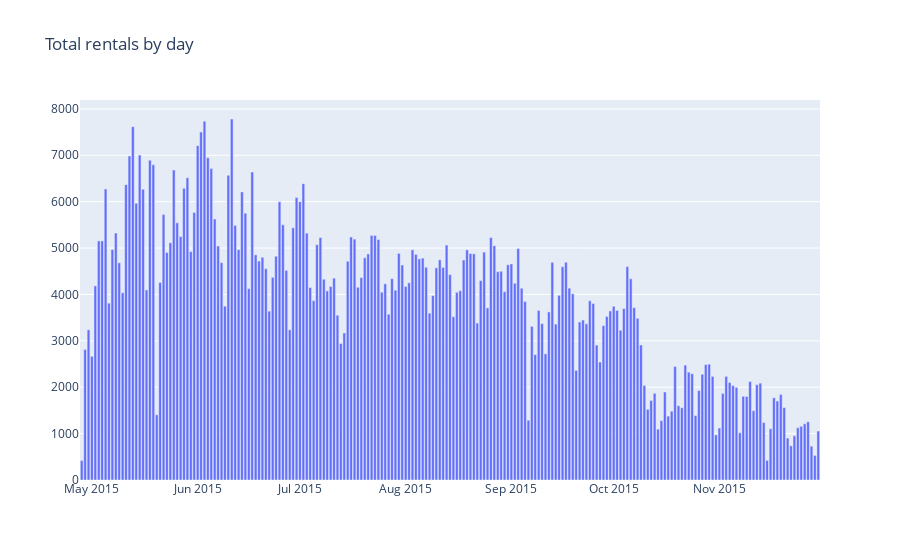

Notebook cell for this chart:
### Markdown cell above
## Total rentals by day

### Code cell
iplot(dayAggPlot)

### Figure 1 — Plotly figure (JSON) as saved in the notebook; plotly's stock layout.template omitted (floating-point values rounded to 4 significant figures; data arrays with more than 128 entries replaced by an {"elided": "..."} marker saying what was removed)
{"data": [{"type": "bar", "x": {"elided": "217 str values"}, "y": {"elided": "217 int values"}}], "layout": {"title": {"text": "Total rentals by day"}}}
